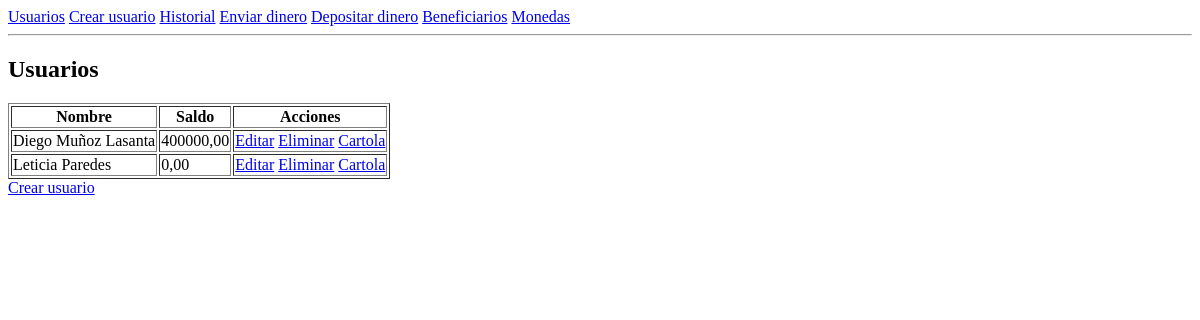
/, run on an earlier commit of the app's database.
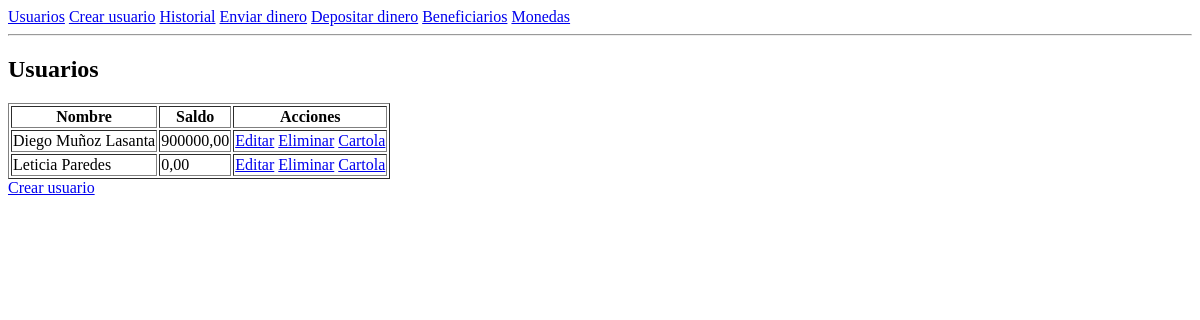
And on a later commit of the database.
### gestion/models.py (models this page shows, shortened)
class Usuario(models.Model):
    user_id = models.AutoField(primary_key=True)
    nombre = models.CharField(max_length=100)
    correo_electronico = models.EmailField(max_length=150, unique=True)
    contrasena = models.CharField(max_length=255)
    saldo = models.DecimalField(max_digits=15, decimal_places=2, default=0.00)
    fecha_creacion = models.DateTimeField(auto_now_add=True)

### gestion/views.py (the view)
# urls.py: path('', UsuarioListView.as_view(), name='usuario_list'),
class UsuarioListView(ListView):
    model = Usuario
    template_name = 'gestion/usuario_list.html'
    context_object_name = 'usuarios'

### gestion/templates/gestion/usuario_list.html
{% extends 'base.html' %}
{% block content %}
<h2>Usuarios</h2>
<table border="1">
    <tr>
        <th>Nombre</th>
        <th>Saldo</th>
        <th>Acciones</th>
    </tr>
    {% for usuario in usuarios %}
    <tr>
        <td>{{ usuario.nombre }}</td>
        <td>{{ usuario.saldo }}</td>
        <td>
            <a href="{% url 'usuario_update' usuario.user_id %}">Editar</a>
            <a href="{% url 'usuario_delete' usuario.user_id %}">Eliminar</a>
            <a href="{% url 'cartola_usuario' usuario.user_id %}">Cartola</a>
        </td>
    </tr>
    {% endfor %}
</table>
<a href="{% url 'usuario_create' %}">Crear usuario</a>
{% endblock %}

What changed in the data, as far as the page shows it:
changed Usuario "Diego Muñoz Lasanta": saldo "400000,00" → "900000,00"
